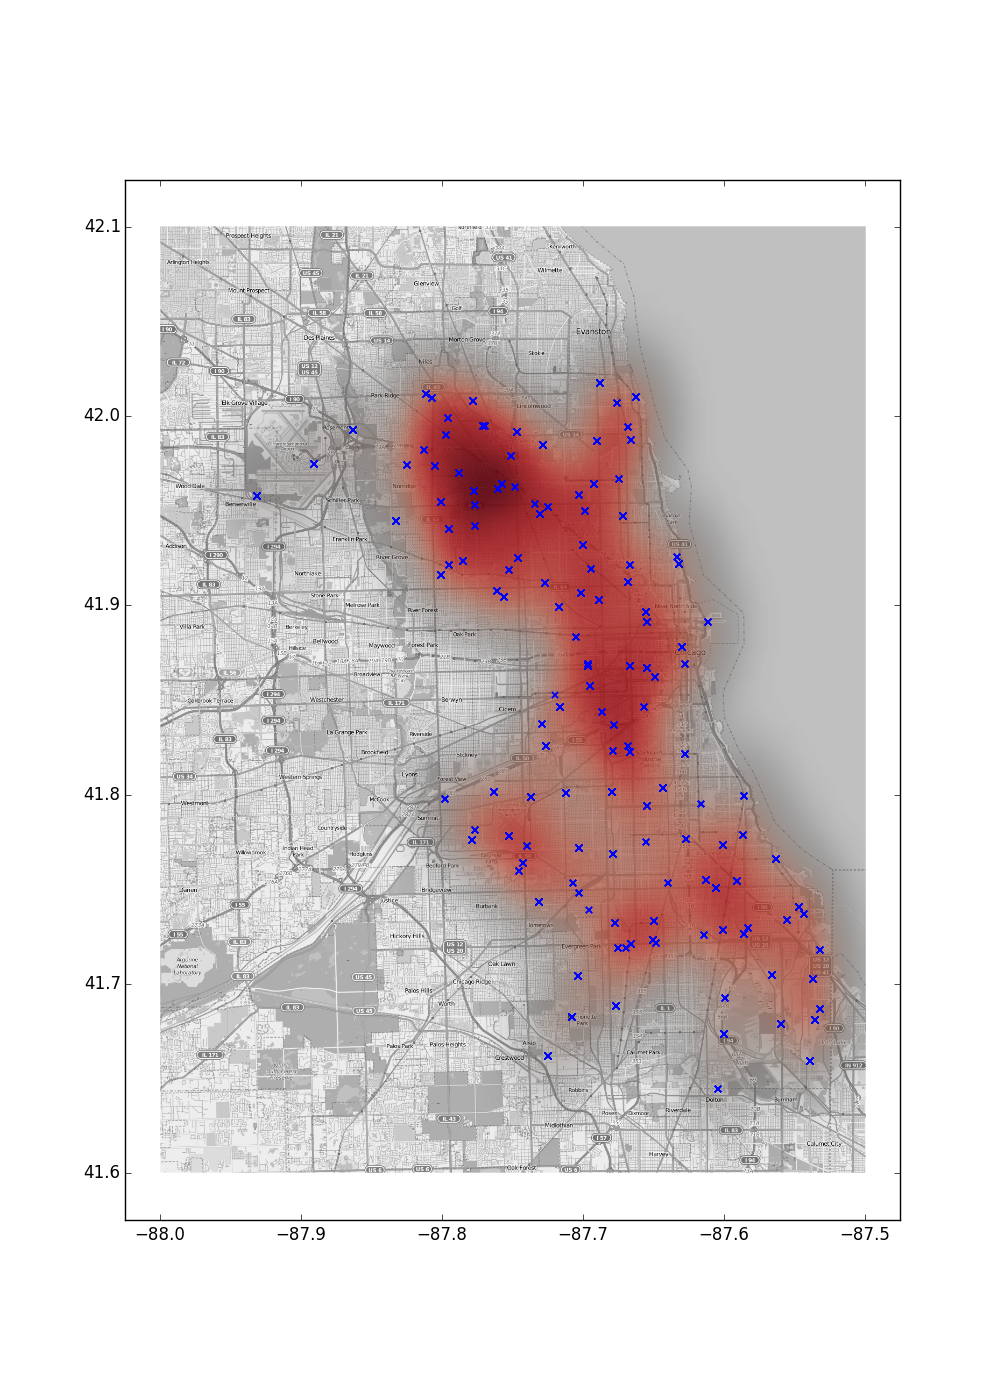

This figure's Python source:
import pandas as pd
import numpy as np

import matplotlib.pyplot as plt

from sklearn.neighbors import KernelDensity

#plot map
mapdata = np.loadtxt("../mapdata_copyright_openstreetmap_contributors.txt")
aspect = mapdata.shape[0] * 1.0 / mapdata.shape[1]
lon_lat_box = (-88, -87.5, 41.6, 42.1)
plt.figure(figsize=(10,14))
plt.imshow(mapdata,
           cmap=plt.get_cmap('gray'),
           extent=lon_lat_box,
           aspect=aspect)

###read data, group by mosquito counts
traps = pd.read_csv('../train.csv')[['Longitude', 'Latitude', 'Species', 'NumMosquitos']]
mosquis = traps.groupby(['Species', 'Longitude', 'Latitude']).count()['NumMosquitos']
mosquistypes = mosquis.index.levels[0]

###plot CULEX <num>
#  0: CULEX ERRATICUS
#  1: CULEX PIPIENS
#  2: CULEX PIPIENS/RESTUANS
#  3: CULEX RESTUANS
#  4: CULEX SALINARIUS
#  5: CULEX TARSALIS
#  6: CULEX TERRITANS

for num in range(0, 7):
	num = 6
	alpha_cm = plt.cm.Reds
	alpha_cm._init()
	alpha_cm._lut[:-3,-1] = abs(np.logspace(0, 1, alpha_cm.N) / 10 - 1)[::-1]
	
	X = mosquis[mosquistypes[num]].reset_index()[['Longitude', 'Latitude']].values
	kd = KernelDensity(bandwidth=0.02)
	kd.fit(X)
	
	xv,yv = np.meshgrid(np.linspace(-88, -87.5, 100), np.linspace(41.6, 42.1, 100))
	gridpoints = np.array([xv.ravel(),yv.ravel()]).T
	zv = np.exp(kd.score_samples(gridpoints).reshape(100,100))
	plt.imshow(zv,
	          origin='lower',
	          cmap=alpha_cm,
	          extent=lon_lat_box,
	          aspect=aspect)
	
	#mark traps
	locations = traps[['Longitude', 'Latitude']].values
	plt.scatter(locations[:,0], locations[:,1], marker='x')
	
	plt.savefig('heatmap-species' + str(num) + '.png')
